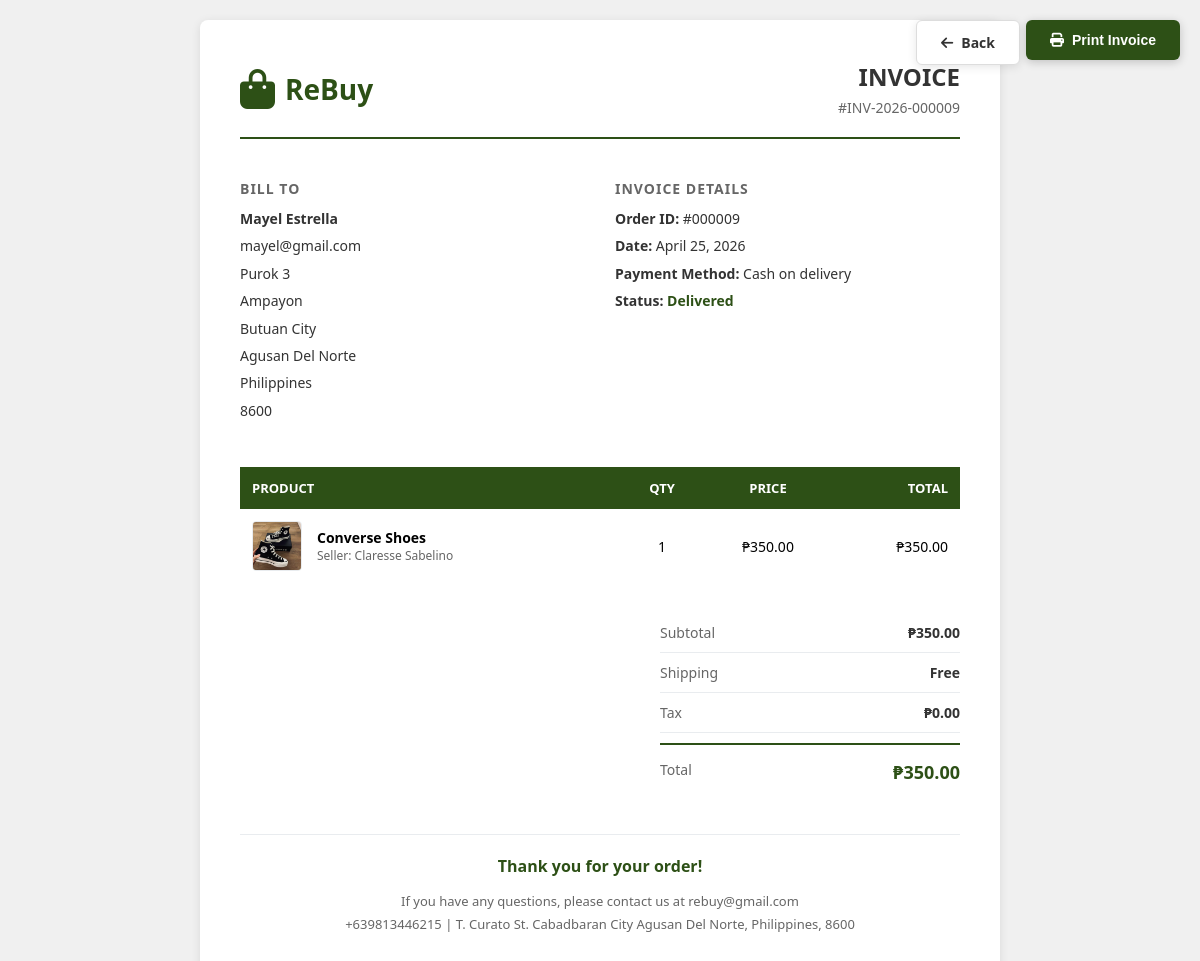
Screenshot of /php/invoice.php?order_id=9 (signed in) with the database file from the repository.
### tables this page shows
CREATE TABLE `orders` (
  `id` int(11) NOT NULL,
  `user_id` int(11) NOT NULL,
  `order_date` timestamp NOT NULL DEFAULT current_timestamp(),
  `total_amount` decimal(10,2) NOT NULL,
  `status` varchar(50) DEFAULT 'pending',
  `accepted_at` timestamp NULL DEFAULT NULL,
  `processing_at` timestamp NULL DEFAULT NULL,
  `shipped_at` timestamp NULL DEFAULT NULL,
  `delivered_at` timestamp NULL DEFAULT NULL,
  `cancelled_at` timestamp NULL DEFAULT NULL,
  `shipping_address` text DEFAULT NULL,
  `payment_method` varchar(100) DEFAULT NULL,
  `created_at` timestamp NOT NULL DEFAULT current_timestamp()
);

CREATE TABLE `users` (
  `id` int(11) NOT NULL,
  `username` varchar(50) NOT NULL,
  `password` varchar(255) NOT NULL,
  `first_name` varchar(50) NOT NULL,
  `middle_name` varchar(50) DEFAULT NULL,
  `last_name` varchar(50) NOT NULL,
  `name_extension` varchar(10) DEFAULT NULL,
  `gender` varchar(20) DEFAULT NULL,
  `birthdate` date DEFAULT NULL,
  `age` int(11) DEFAULT NULL,
  `purok_street` varchar(100) DEFAULT NULL,
  `barangay` varchar(50) DEFAULT NULL,
  `municipality_city` varchar(50) DEFAULT NULL,
  `province` varchar(50) DEFAULT NULL,
  `country` varchar(50) DEFAULT NULL,
  `zip_code` varchar(5) DEFAULT NULL,
  `created_at` timestamp NOT NULL DEFAULT current_timestamp(),
  `email` varchar(100) NOT NULL,
  `profile_pic` varchar(255) DEFAULT NULL,
  `cover_photo` varchar(255) DEFAULT NULL,
  `is_seller` tinyint(1) DEFAULT 0 COMMENT '1 if user is a seller, 0 if regular user',
  `shop_name` varchar(100) DEFAULT NULL,
  `shop_description` text DEFAULT NULL,
  `shop_profile_pic` varchar(255) DEFAULT NULL,
  `seller_requested_at` timestamp NULL DEFAULT NULL COMMENT 'When user requested to become a seller',
  `seller_approved_at` timestamp NULL DEFAULT NULL COMMENT 'When user was approved as seller',
  `last_seen` timestamp NULL DEFAULT NULL
);

CREATE TABLE `order_items` (
  `id` int(11) NOT NULL,
  `order_id` int(11) NOT NULL,
  `product_id` int(11) NOT NULL,
  `quantity` int(11) NOT NULL,
  `price` decimal(10,2) NOT NULL
);

CREATE TABLE `products` (
  `id` int(11) NOT NULL,
  `seller_id` int(11) NOT NULL DEFAULT 1,
  `name` varchar(255) NOT NULL,
  `description` text DEFAULT NULL,
  `price` decimal(10,2) NOT NULL,
  `stock` int(11) DEFAULT 0,
  `original_price` decimal(10,2) DEFAULT NULL,
  `category` varchar(100) DEFAULT NULL,
  `image_url` varchar(255) DEFAULT NULL,
  `stock_quantity` int(11) DEFAULT 0,
  `status` enum('active','inactive','out_of_stock') DEFAULT 'active',
  `rating` float DEFAULT 0,
  `created_at` timestamp NOT NULL DEFAULT current_timestamp(),
  `updated_at` timestamp NOT NULL DEFAULT current_timestamp() ON UPDATE current_timestamp()
);

### php/invoice.php (the view, shortened to what this page needs)
<?php
require_once 'db.php';
$user_id = $_SESSION['user_id'];
$order_id = $_GET['order_id'] ?? 0;
$stmt = $conn->prepare("
    SELECT o.*, u.first_name, u.last_name, u.email, u.purok_street, u.barangay, u.municipality_city, u.province, u.country, u.zip_code
    FROM orders o
    JOIN users u ON o.user_id = u.id
    WHERE o.id = ? AND o.user_id = ?
");
$stmt->bind_param("ii", $order_id, $user_id);
$stmt->execute();
$result = $stmt->get_result();
$order = $result->fetch_assoc();
$items_stmt = $conn->prepare("
    SELECT oi.*, p.name as product_name, p.image_url as product_image,
           u.first_name as seller_first_name, u.last_name as seller_last_name,
           so.status as seller_status, so.id as seller_order_id
    FROM order_items oi
    JOIN products p ON oi.product_id = p.id
    JOIN users u ON p.seller_id = u.id
    LEFT JOIN seller_orders so ON so.customer_id = oi.order_id AND so.product_id = oi.product_id
    WHERE oi.order_id = ?
");
$items_stmt->bind_param("i", $order_id);
$items_stmt->execute();
$items_result = $items_stmt->get_result();
$items = [];
while ($item = $items_result->fetch_assoc()) {
    $items[] = $item;
}
$overall_status = $order['status'] ?? 'pending';
$invoice_number = 'INV-' . date('Y') . '-' . str_pad($order_id, 6, '0', STR_PAD_LEFT);
?>
<!DOCTYPE html>
<html lang="en">
<head>
    <link rel="stylesheet" href="https://cdnjs.cloudflare.com/ajax/libs/font-awesome/6.5.0/css/all.min.css">
</head>
<body>
    <a href="settings.php#orders" class="back-btn">
        <i class="fas fa-arrow-left"></i> Back
    </a>
    <button class="print-btn" onclick="window.print()">
        <i class="fas fa-print"></i> Print Invoice
    </button>
    <div class="invoice-container">
        <div class="invoice-header">
            <div class="invoice-logo">
                <i class="fas fa-shopping-bag"></i>
                <span>ReBuy</span>
            </div>
            <div class="invoice-title">
                <h1>INVOICE</h1>
                <p>#<?php echo $invoice_number; ?></p>
            </div>
        </div>
        <div class="invoice-info">
            <div class="info-block">
                <h3>Bill To</h3>
                <p><strong><?php echo htmlspecialchars($order['first_name'] . ' ' . $order['last_name']); ?></strong></p>
                <p><?php echo htmlspecialchars($order['email']); ?></p>
                <p><?php echo htmlspecialchars($order['purok_street'] ?? ''); ?></p>
                <p><?php echo htmlspecialchars($order['barangay'] ?? ''); ?></p>
                <p><?php echo htmlspecialchars($order['municipality_city'] ?? ''); ?></p>
                <p><?php echo htmlspecialchars($order['province'] ?? ''); ?></p>
                <p><?php echo htmlspecialchars($order['country'] ?? ''); ?></p>
                <p><?php echo htmlspecialchars($order['zip_code'] ?? ''); ?></p>
            </div>
            <div class="info-block">
                <h3>Invoice Details</h3>
                <p><strong>Order ID:</strong> #<?php echo str_pad($order_id, 6, '0', STR_PAD_LEFT); ?></p>
                <p><strong>Date:</strong> <?php echo date('F d, Y', strtotime($order['display_date'] ?? $order['order_date'])); ?></p>
                <p><strong>Payment Method:</strong> <?php echo ucfirst(str_replace('_', ' ', htmlspecialchars($order['payment_method']))); ?></p>
                <p><strong>Status:</strong>
                    <span style="color: <?php echo $overall_status == 'delivered' ? '#2d5016' : ($overall_status == 'cancelled' ? '#dc3545' : '#856404'); ?>; font-weight: 600;">
                        <?php echo ucfirst(htmlspecialchars($overall_status)); ?>
                    </span>
                </p>
            </div>
        </div>
        <table class="invoice-table">
            <thead>
                <tr>
                    <th>Product</th>
                    <th class="text-center">Qty</th>
                    <th class="text-center">Price</th>
                    <th class="text-right">Total</th>
                </tr>
            </thead>
            <tbody>
                <?php foreach ($items as $item): ?>
                    <tr>
                        <td>
                            <div class="product-cell">
                                <img src="<?php echo !empty($item['product_image']) ? '../' . htmlspecialchars($item['product_image']) : 'https://images.unsplash.com/photo-1586023492125-27b2c045efd7?ixlib=rb-4.0.3&auto=format&fit=crop&w=100&q=80'; ?>" alt="<?php echo htmlspecialchars($item['product_name']); ?>" class="product-image">
                                <div>
                                    <div style="font-weight: 600;"><?php echo htmlspecialchars($item['product_name']); ?></div>
                                    <div style="font-size: 12px; color: #666;">Seller: <?php echo htmlspecialchars($item['seller_first_name'] . ' ' . $item['seller_last_name']); ?></div>
                                </div>
                            </div>
                        </td>
                        <td class="text-center"><?php echo $item['quantity']; ?></td>
                        <td class="text-center">₱<?php echo number_format($item['price'], 2); ?></td>
                        <td class="text-right">₱<?php echo number_format($item['price'] * $item['quantity'], 2); ?></td>
                    </tr>
                <?php endforeach; ?>
            </tbody>
        </table>
        <div class="invoice-summary">
            <div class="summary-row">
                <span>Subtotal</span>
                <span>₱<?php echo number_format($order['total_amount'], 2); ?></span>
            </div>
            <div class="summary-row">
                <span>Shipping</span>
                <span>Free</span>
            </div>
            <div class="summary-row">
                <span>Tax</span>
                <span>₱0.00</span>
            </div>
            <div class="summary-row total">
                <span>Total</span>
                <span>₱<?php echo number_format($order['total_amount'], 2); ?></span>
            </div>
        </div>
        <div class="invoice-footer">
            <p class="thank-you">Thank you for your order!</p>
            <p>If you have any questions, please contact us at rebuy@gmail.com</p>
            <p>+639813446215 | T. Curato St. Cabadbaran City Agusan Del Norte, Philippines, 8600</p>
        </div>
    </div>
</body>
</html>

### php/invoice.php (style rules this page uses)
* { margin: 0; padding: 0; box-sizing: border-box; }
body { font-family: 'Segoe UI', Tahoma, Geneva, Verdana, sans-serif; background: #f0f0f0; padding: 20px; }
.invoice-container { max-width: 800px; margin: 0 auto; background: white; padding: 40px; border-radius: 8px; box-shadow: 0 2px 10px rgba(0,0,0,0.1); }
.invoice-header { display: flex; justify-content: space-between; align-items: center; margin-bottom: 40px; padding-bottom: 20px; border-bottom: 2px solid #2d5016; }
.invoice-logo { display: flex; align-items: center; gap: 10px; }
.invoice-logo i { font-size: 40px; color: #2d5016; }
.invoice-logo span { font-size: 28px; font-weight: 700; color: #2d5016; }
.invoice-title { text-align: right; }
.invoice-title h1 { font-size: 24px; color: #333; margin-bottom: 5px; }
.invoice-title p { color: #666; font-size: 14px; }
.invoice-info { display: grid; grid-template-columns: 1fr 1fr; gap: 30px; margin-bottom: 40px; }
.info-block h3 { font-size: 14px; color: #666; margin-bottom: 10px; text-transform: uppercase; letter-spacing: 1px; }
.info-block p { color: #333; font-size: 14px; line-height: 1.6; margin-bottom: 5px; }
.info-block strong { font-weight: 600; }
.invoice-table { width: 100%; margin-bottom: 30px; border-collapse: collapse; }
.invoice-table th { background: #2d5016; color: white; padding: 12px; text-align: left; font-size: 13px; font-weight: 600; text-transform: uppercase; }
.invoice-table td { padding: 12px; border-bottom: 1px solid #e9ecef; font-size: 14px; }
.invoice-table tr:last-child td { border-bottom: none; }
.invoice-table .product-cell { display: flex; align-items: center; gap: 15px; }
.invoice-table .product-image { width: 50px; height: 50px; border-radius: 4px; object-fit: cover; border: 1px solid #e9ecef; }
.invoice-table .text-right { text-align: right; }
.invoice-table .text-center { text-align: center; }
.invoice-summary { margin-left: auto; width: 300px; }
.summary-row { display: flex; justify-content: space-between; padding: 10px 0; border-bottom: 1px solid #e9ecef; }
.summary-row:last-child { border-bottom: none; border-top: 2px solid #2d5016; margin-top: 10px; padding-top: 15px; }
.summary-row span:first-child { color: #666; font-size: 14px; }
.summary-row span:last-child { font-weight: 600; font-size: 14px; color: #333; }
.summary-row.total span:last-child { font-size: 18px; color: #2d5016; }
.invoice-footer { margin-top: 40px; padding-top: 20px; border-top: 1px solid #e9ecef; text-align: center; }
.invoice-footer p { color: #666; font-size: 13px; margin-bottom: 5px; }
.invoice-footer .thank-you { font-size: 16px; font-weight: 600; color: #2d5016; margin-bottom: 15px; }
.print-btn { position: fixed; top: 20px; right: 20px; background: #2d5016; color: white; border: none; padding: 12px 24px; border-radius: 6px; cursor: pointer; font-size: 14px; font-weight: 600; display: flex; align-items: center; gap: 8px; box-shadow: 0 2px 10px rgba(0,0,0,0.2); transition: background 0.3s; }
.back-btn { position: fixed; top: 20px; right: 180px; background: white; color: #333; border: 1px solid #ddd; padding: 12px 24px; border-radius: 6px; cursor: pointer; font-size: 14px; font-weight: 600; display: flex; align-items: center; gap: 8px; box-shadow: 0 2px 10px rgba(0,0,0,0.1); transition: all 0.3s; text-decoration: none; }

### rows the page displays
orders: user.last_name "Mayel Estrella", user.email "mayel@gmail.com", user.purok_street "Purok 3", user.barangay "Ampayon", user.municipality_city "Butuan City", user.province "Agusan Del Norte", user.country "Philippines", user.zip_code "8600", order_date "April 25, 2026", payment_method "Cash on delivery", status "Delivered", total_amount "350.00"
order_items: product.image_url (picture), product.name "Converse Shoes", users.first_name+last_name "Claresse Sabelino", quantity "1", price "350.00", $item['price']*$item['quantity'] "350.00"

### other values shown
$invoice_number "INV-2026-000009"
str_pad($order_id, 6, '0', STR_PAD_LEFT) "000009"
